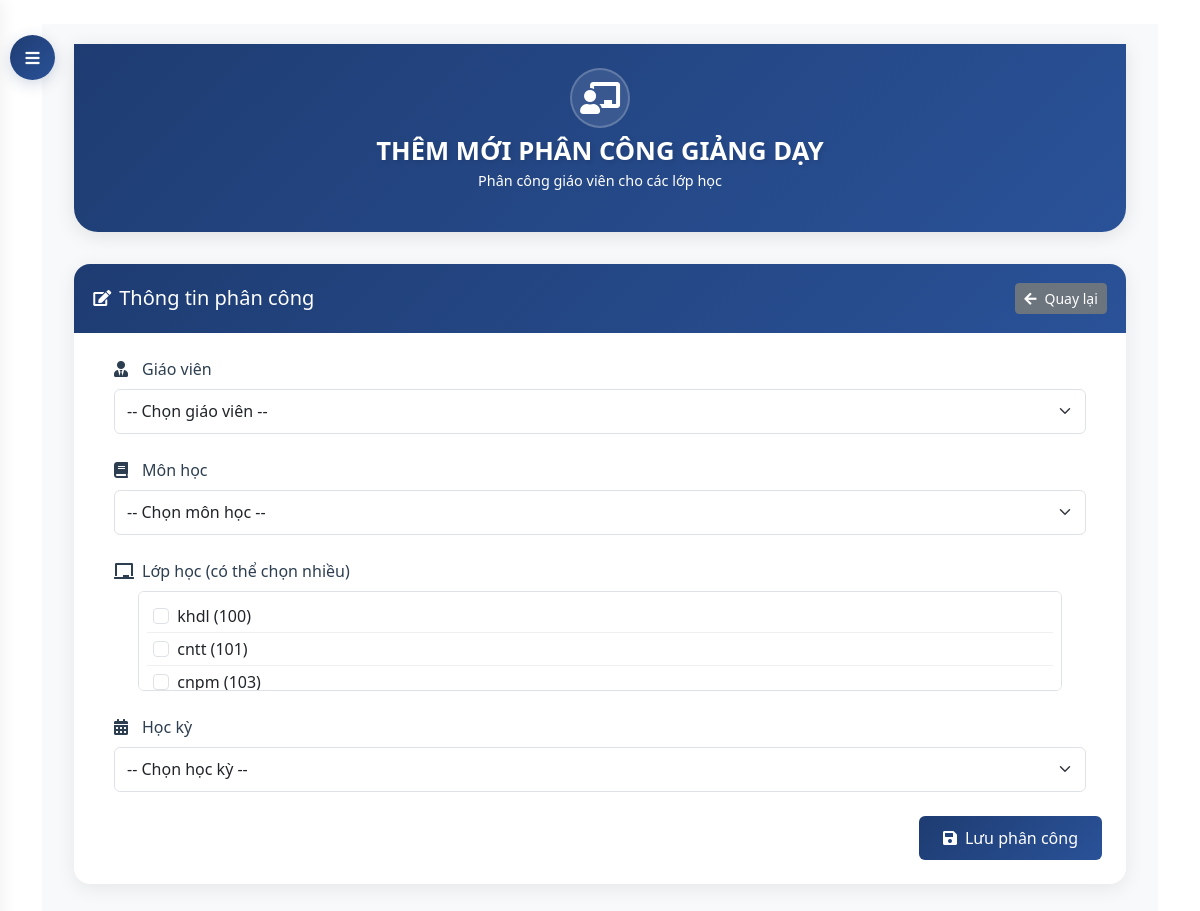
Before: /dashboard/assignments/create/ (signed in) with the older database file.
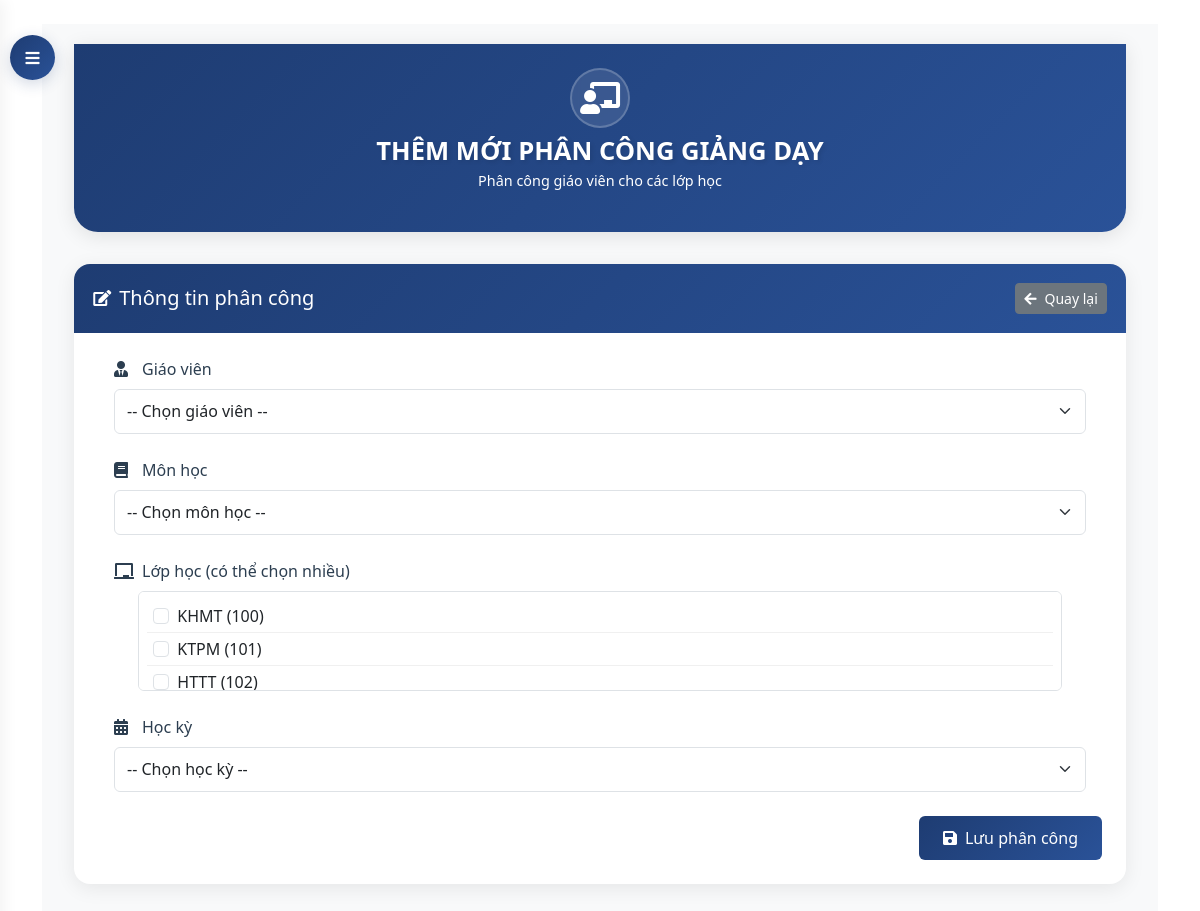
After: the same page with the newer database file.
### core/models.py (models this page shows, shortened)
class ClassRoom(models.Model):
    class_code = models.CharField(max_length=10)
    name = models.CharField(max_length=100)
    students = models.ManyToManyField('Student', related_name='classrooms')

### core/views.py (the view, shortened to what this page needs)
# urls.py: path('dashboard/assignments/create/', views.teacher_assignment_create, name='teacher_assignment_create'),
@login_required
@user_passes_test(is_admin)
def teacher_assignment_create(request):
    teachers = Teacher.objects.filter(is_active=True)
    subjects = Subject.objects.all()
    classrooms = ClassRoom.objects.all()
    semesters = Semester.objects.all()
    if request.method == 'POST' and not semesters.exists():
        messages.error(request, 'Không thể tạo phân công giảng dạy vì chưa có học kỳ nào. Vui lòng tạo học kỳ trước.')
    return render(request, 'core/admin/assignment_create.html', {
        'teachers': teachers,
        'subjects': subjects,
        'classrooms': classrooms,
        'semesters': semesters
    })

### core/views.py (called while the page is built)
def is_admin(user):
    return user.is_superuser

### templates/core/admin/assignment_create.html (shortened to what the changed rows need)
{% extends 'base.html' %}
{% block content %}
<div id="content">
    <div class="container-fluid">
        <div class="hero-section">
            <div class="container">
                <div class="row justify-content-center text-center">
                    <div class="col-md-8">
                        <h1 class="hero-title">THÊM MỚI PHÂN CÔNG GIẢNG DẠY</h1>
                    </div>
                </div>
            </div>
        </div>
        <div class="form-card">
            <div class="card-body">
                {% if not semesters %}
                    <div class="alert alert-warning">
                        <i class="fas fa-exclamation-triangle me-2"></i>Chưa có học kỳ nào được tạo.
                        <a href="{% url 'semester_create' %}" class="alert-link">Nhấn vào đây</a> để tạo học kỳ trước khi phân công giảng dạy.
                    </div>
                {% else %}
                <form method="post" class="needs-validation" novalidate>
                    <div class="form-group mb-4">
                        <div class="checkbox-container">
                            {% for classroom in classrooms %}
                            <div class="form-check">
                                <input class="form-check-input" type="checkbox" name="classrooms" value="{{ classroom.id }}" id="classroom_{{ classroom.id }}">
                                <label class="form-check-label" for="classroom_{{ classroom.id }}">
                                    {{ classroom.name }} ({{ classroom.class_code }})
                                </label>
                            </div>
                            {% endfor %}
                        </div>
                    </div>
                </form>
                {% endif %}
            </div>
        </div>
    </div>
</div>
{% endblock %}

Changed rows visible on the page:
removed ClassRoom: name "khdl", class_code "100"
removed ClassRoom: name "cntt", class_code "101"
removed ClassRoom: name "cnpm", class_code "103"
added ClassRoom: name "KHMT", class_code "100"
added ClassRoom: name "KTPM", class_code "101"
added ClassRoom: name "HTTT", class_code "102"
